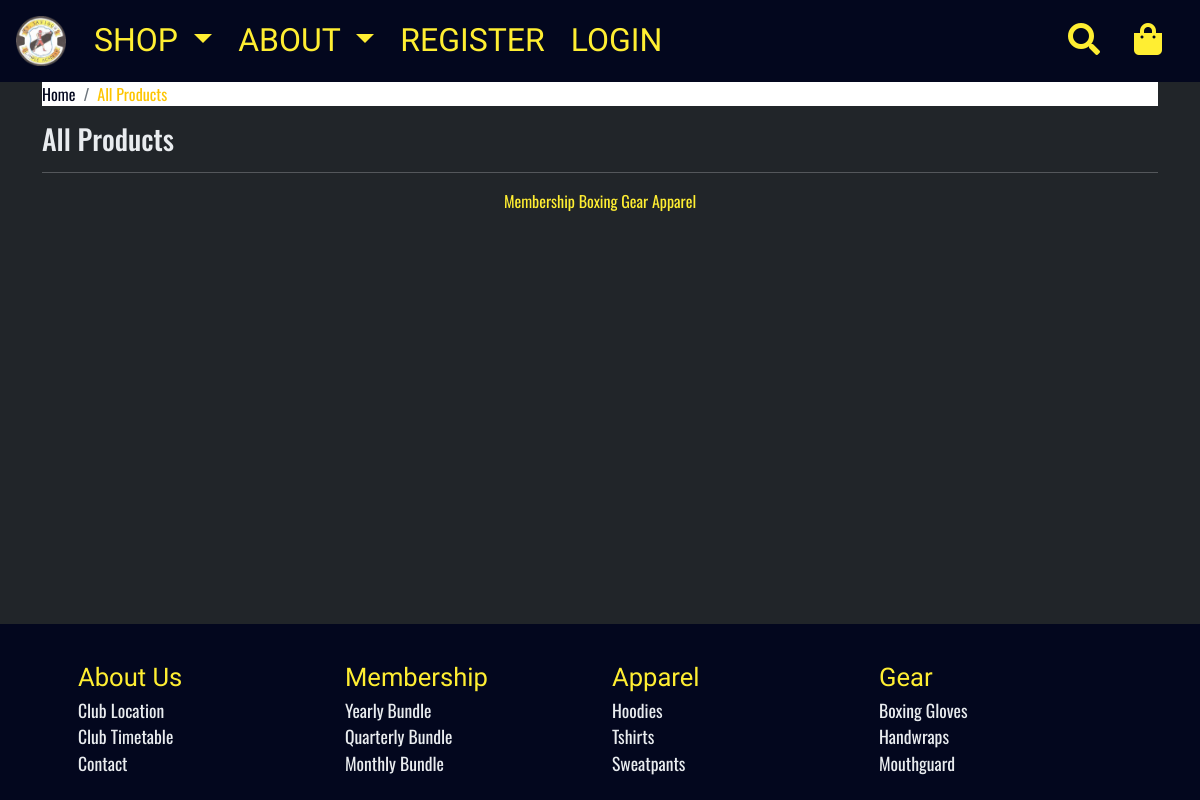
The page /shop/?page=2 on the database as committed earlier.
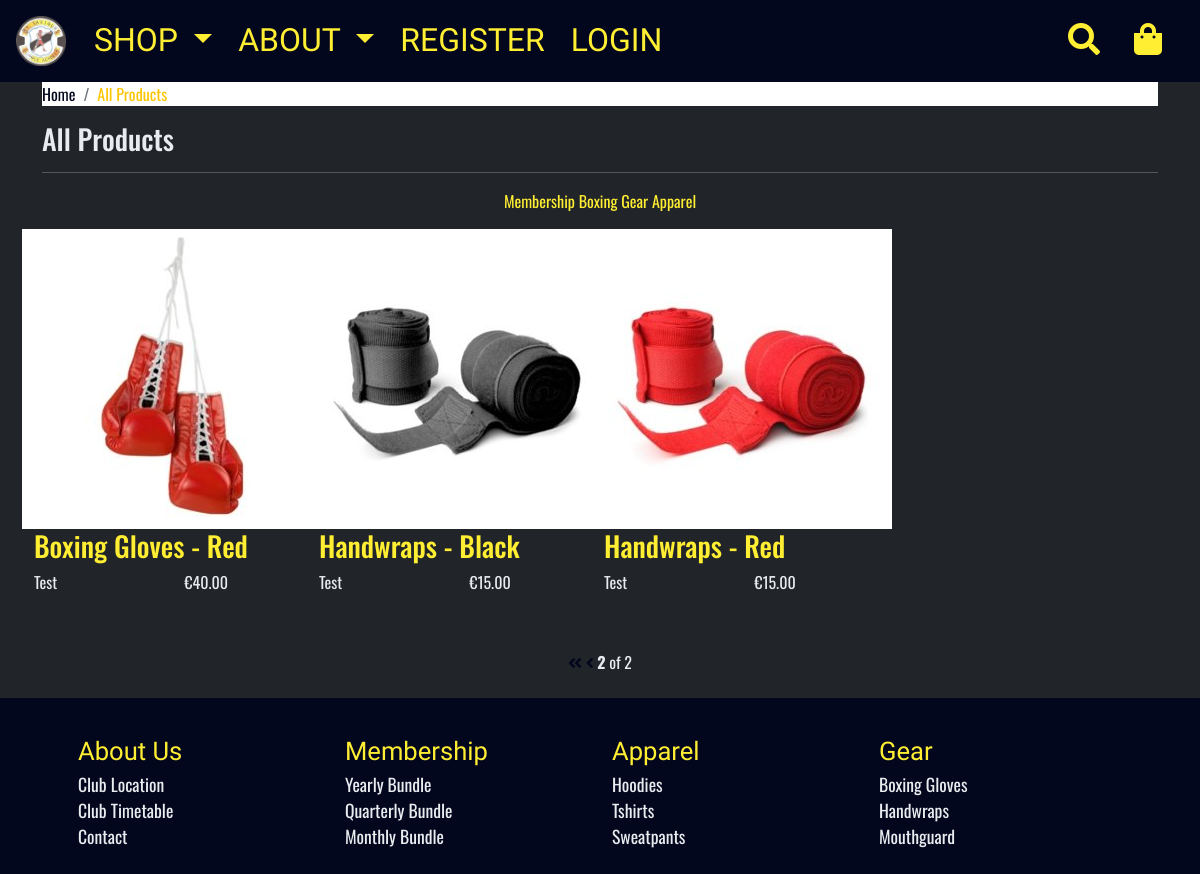
The same page on the database as committed later.
### products/models.py (models this page shows, shortened)
class Product(models.Model):
    category = models.ForeignKey(Category,
                                 blank=True,
                                 null=True,
                                 related_name='products',
                                 on_delete=models.SET_NULL)
    subcategory = models.ForeignKey(Subcategory,
                                    blank=True,
                                    null=True,
                                    related_name='subcategory',
                                    on_delete=models.SET_NULL)
    product_select = models.ManyToManyField(ProductOption,
                                            through='ProductSelect',
                                            related_name='product_options',
                                            blank=True)
    title = models.CharField(max_length=255)
    ordering = models.IntegerField(default=0)
    slug = models.SlugField(max_length=255)
    description = models.TextField(blank=True, null=True)
    price = models.DecimalField(max_digits=7, decimal_places=2)
    date_added = models.DateTimeField(auto_now_add=True)
    image = models.ImageField(upload_to="products/", blank=True, null=True)
    thumbnail = models.ImageField(
        upload_to="products/thumbnails/", blank=True, null=True
    )
    class Meta:
        ordering = ("ordering", "title")

### store/views.py (the view)
# urls.py: path('shop/', shop, name='shop')
def shop(request):
    products = Product.objects.all()
    paginator = Paginator(products, 8)  # Show 12 products per page.
    page_number = request.GET.get('page')
    page_obj = paginator.get_page(page_number)
    context = {
        'products': page_obj
        }
    return render(request, 'store/shop.html', context)

### store/templates/store/shop.html (shortened to what this page needs)
{% extends 'base.html' %}
{% block content %}
<div class="container">
    {% block breadcrumb_content %}
        <ol class="breadcrumb bg-white">
            <li class="breadcrumb-item"><a href="{% url 'store-home' %}" class="">Home</a></li>
            <li class="breadcrumb-item active text-secondary" aria-current="page">All Products</li>
        </ol>
    {% endblock %}
    <div class="row">
        <div class="col-12">
            <h3>All Products</h3>
            <hr class="">
        </div>
        <div class="col-12 text-center">
            <a class="btn-outline-primary" href="#" >Membership</a>
            <a class="btn-outline-primary" href="#" >Boxing Gear</a>
            <a class="btn-outline-primary" href="#">Apparel</a>
        </div>
    </div>
    <div class="row">
        {% for product in products %}
            <div class="col-12 col-md-6 col-lg-4 col-xl-3 p-3 px-md-1">
                <div class="row">
                    <div class="col-12 p-0">
                        {% if product.thumbnail.url %}
                            <a class="product-img" href="{% url 'product_detail' product.id %}">
                                <img src="{{ product.thumbnail.url }}" alt="{{ product.title }}">
                            </a>
                        {% else %}
                            <a class="product-img" href="{% url 'product_detail' product.id %}">
                                <img src="#" alt="{{ product.title }}">
                            </a>
                        {% endif %}
                    </div>
                    <div class="col-12">
                        <a href="{% url 'product_detail' product.id %}">
                            <h3 class="text-primary">{{ product.title }}</h3>
                        </a>
                    </div>
                    <div class="col-6 text-left font-weight-bolder">
                        Test
                    </div>
                    <div class="col-6">
                        <p>€{{ product.price }}</p>
                    </div>
                </div>
            </div>
        {% endfor %}
        <div class="col-12">
            <div class="container p-4">
                <div class="pagination justify-content-center">
                    <span class="text-center">
                        {% if products.has_previous %}
                            <a href="?page=1" title="First">
                                <i class="fas fa-angle-double-left"></i>
                            </a>
                            <a href="?page={{ products.previous_page_number }}" title="Previous">
                                <i class="fas fa-angle-left"></i>
                            </a>
                        {% endif %}
                        {% if products %}
                            <span class="">
                                <strong>{{ products.number }}</strong> of {{ products.paginator.num_pages }}
                            </span>
                        {% endif %}
                    </span>
                </div>
            </div>
        </div>
    </div>
</div>
{% endblock content %}

### templates/base.html (shortened to what this page needs)
{% load static %}
<!DOCTYPE html>
<html lang="en">
<head>
    {% block corecss %}
        <link rel="stylesheet" href="https://cdnjs.cloudflare.com/ajax/libs/font-awesome/5.15.3/css/all.min.css">
        <link rel="stylesheet" type="text/css" href="{% static 'css/main.css' %}">
    {% endblock corecss %}
</head>
<body>
    <nav class="navbar navbar-expand-lg sticky-top navbar-dark bg-dark">
        <div class="container-fluid">
            <a id="nav-logo" class="navbar-brand px-1 mr-md-1" href="{% url 'store-home' %}">
                <img src="{% static 'img/logo.png' %}" alt="St Saviours OBA Logo ">
            </a>
            <div class="collapse navbar-collapse" id="navbar">
                <ul class="navbar-nav me-auto mb-2 mb-lg-0">
                    <li class="nav-item dropdown">
                        <a class="nav-link dropdown-toggle text-uppercase" href="#" id="navbarDropdown" role="button" data-toggle="dropdown"
                            aria-haspopup="true" aria-expanded="false">
                            Shop
                        </a>
                    </li>
                    <li class="nav-item dropdown">
                        <a class="nav-link dropdown-toggle text-uppercase" href="#" id="navbarDropdown" role="button" data-toggle="dropdown"
                            aria-haspopup="true" aria-expanded="false">
                            About
                        </a>
                    </li>
                    {% if user.is_authenticated %}
                    <li class="nav-item">
                        <a class="nav-link text-uppercase" href="#">Account</a>
                    </li>
                    <li class="nav-item">
                        <a class="nav-link text-uppercase" href="{% url 'logout' %}">Log out</a>
                    </li>
                    {% else %}
                    <li class="nav-item">
                        <a class="nav-link text-uppercase" href="{% url 'register' %}">Register</a>
                    </li>
                    <li class="nav-item">
                        <a class="nav-link text-uppercase" href="{% url 'login' %}">Login</a>
                    </li>
                    {% endif  %}
                </ul>
                <ul class="navbar-nav ml-auto">
                    <li class="nav-item {% block nav_search %}active{% endblock %}">
                        <a class="nav-link" href="#">
                            <i class="fas fa-search" title="Search"></i>
                        </a>
                    </li>
                </ul>
            </div>
        <div class="d-none d-lg-inline-block">
            <a href="" class="nav-link" title="Shopping Bag" aria-label="View Shopping Bag">
                <i class="fas fa-shopping-bag"></i>
            </a>
        </div>
    </nav>
    <main>
        {% block content %}{% endblock content %}
    </main>
    <footer>
        <div class="container d-flex justify-content-around">
            <div class="row w-100 p-4">
                <div class="col-12 col-md-3">
                    <div class="row">
                        <div class="col-12 footer-title">
                            About Us
                        </div>
                        <div class="col-12 footer-text">
                            <a href="">Club Location</a>
                        </div>
                        <div class="col-12 footer-text">
                            <a href="">Club Timetable</a>
                        </div>
                        <div class="col-12 footer-text">
                            <a href="">Contact</a>
                        </div>
                    </div>
                </div>
                <div class="col-12 col-md-3">
                    <div class="row">
                        <div class="col-12 footer-title">
                            Membership
                        </div>
                        <div class="col-12 footer-text">
                            <a href="#">Yearly Bundle</a>
                        </div>
                        <div class="col-12 footer-text">
                            <a href="#">Quarterly Bundle</a>
                        </div>
                        <div class="col-12 footer-text">
                            <a href="#">Monthly Bundle</a>
                        </div>
                    </div>
                </div>
                <div class="col-12 col-md-3">
                    <div class="row">
                        <div class="col-12 footer-title">
                            Apparel
                        </div>
                        <div class="col-12 footer-text">
                            <a href="">Hoodies</a>
                        </div>
                        <div class="col-12 footer-text">
                            <a href="">Tshirts</a>
                        </div>
                        <div class="col-12 footer-text">
                            <a href="">Sweatpants</a>
                        </div>
                    </div>
                </div>
                <div class="col-12 col-md-3">
                    <div class="row">
                        <div class="col-12 footer-title">
                            Gear
                        </div>
                        <div class="col-12 footer-text">
                            <a href="">Boxing Gloves</a>
                        </div>
                        <div class="col-12 footer-text">
                            <a href="">Handwraps</a>
                        </div>
                        <div class="col-12 footer-text">
                            <a href="">Mouthguard</a>
                        </div>
                    </div>
                </div>
</body>
</html>

Rows that differ between the two databases and show on the page:
added Product: thumbnail (picture), title "Boxing Gloves - Red", price "40.00"
added Product: thumbnail (picture), title "Handwraps - Black", price "15.00"
added Product: thumbnail (picture), title "Handwraps - Red", price "15.00"
Other text that changed with them:
{{ products.number }}: (not shown) → "2"
{{ products.paginator.num_pages }}: (not shown) → "2"
text now shown: "of"
